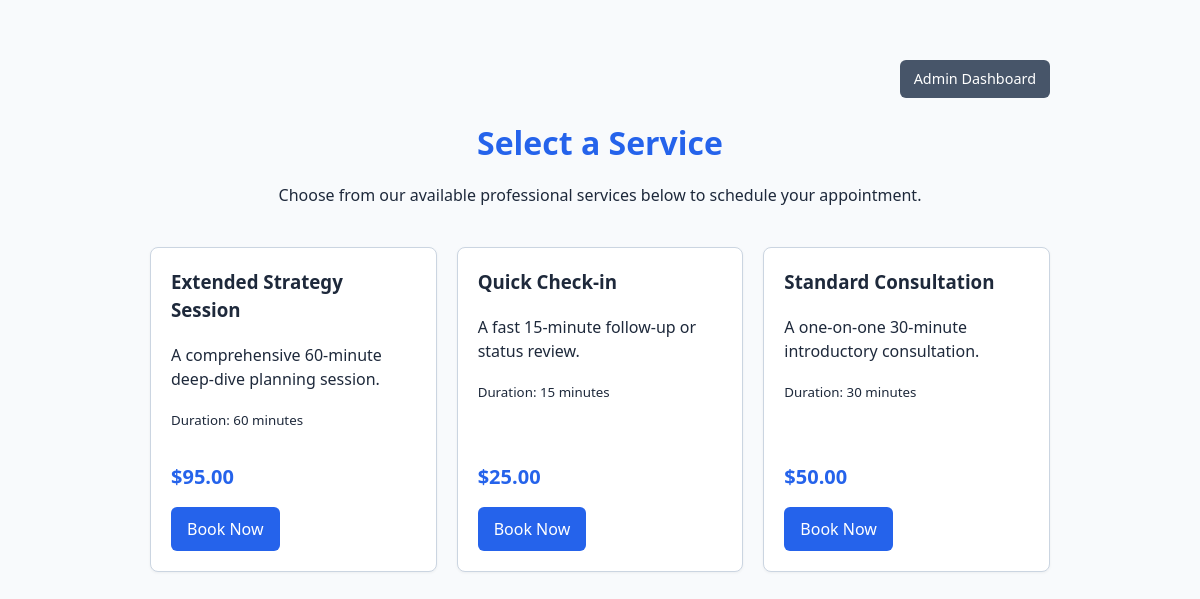
The page / on the database its author committed.
### tables this page shows
CREATE TABLE IF NOT EXISTS services (
    id INT AUTO_INCREMENT PRIMARY KEY,
    name VARCHAR(100) NOT NULL,
    description TEXT DEFAULT NULL,
    duration_minutes INT NOT NULL DEFAULT 30,
    price DECIMAL(10, 2) NOT NULL DEFAULT 0.00,
    created_at TIMESTAMP DEFAULT CURRENT_TIMESTAMP
);

### classes/Database.php (called while the page is built, shortened)
<?php
class Database {
    private static ?Database $instance = null;
    private ?PDO $connection = null;
    private string $host = '127.0.0.1';
    private string $port = '3306';
    private string $databaseName = 'booking_system';
    private string $username = 'booker';
    private string $password = 'booker1';
    private string $charset = 'utf8mb4';
    private function __construct()
    {
        $dsn = "mysql:host={$this->host};port={$this->port};dbname={$this->databaseName};charset={$this->charset}";
        $options = [
          PDO::ATTR_ERRMODE => PDO::ERRMODE_EXCEPTION,
          PDO::ATTR_DEFAULT_FETCH_MODE => PDO::FETCH_ASSOC,
          PDO::ATTR_EMULATE_PREPARES => false,
        ];
        try{
            $this->connection = new PDO($dsn, $this->username, $this->password, $options);
        } catch (PDOException $e) {
            throw new PDOException("Database connection error" . $e->getMessage(), (int)$e->getCode());
        }
    }
    public static function getInstance(): Database
    {
        if (self::$instance === null) {
            self::$instance = new self();
        }
        return self::$instance;
    }
    public function getConnection(): PDO {
        return $this->connection;
    }
}
?>

### classes/Service.php (called while the page is built, shortened)
<?php
class Service{
    private PDO $db;
    public function __construct(){
        $this->db = Database::getInstance()->getConnection();
    }
    public function getAllServices(): array
    {
        $statement = $this->db->query("SELECT * FROM services ORDER BY name ASC");
        return $statement->fetchAll(PDO::FETCH_ASSOC);
    }
}
?>

### public/index.php (the view, shortened to what this page needs)
<?php
require_once __DIR__ . '/../classes/Database.php';
require_once __DIR__ . '/../classes/Service.php';
$serviceModel = new Service();
$services = $serviceModel->getAllServices()
?>
<!DOCTYPE html>
<html lang="en">
<head>
    <link rel="stylesheet" href="css/style.css">
</head>
<body>
<div class="container">
    <div style="display: flex; justify-content: flex-end; margin-bottom: 20px;">
        <a href="admin.php" class="btn" style="background-color: #475569; font-size: 0.9rem; padding: 8px 14px;">Admin
            Dashboard</a>
    </div>
    <header>
        <h1>Select a Service</h1>
        <p>Choose from our available professional services below to schedule your appointment.</p>
    </header>
    <div class="card-grid">
        <?php if (empty($services)): ?>
            <p>No services are currently available.</p>
        <?php else: ?>
            <?php foreach ($services as $service): ?>
                <div class="card">
                    <div>
                        <h3><?= htmlspecialchars($service['name']) ?></h3>
                        <p><?= htmlspecialchars($service['description']) ?></p>
                        <p><small>Duration: <?= (int)$service['duration_minutes'] ?> minutes</small></p>
                    </div>
                    <div>
                        <div class="price">$<?= number_format((float)$service['price'], 2) ?></div>
                        <a href="book.php?service_id=<?= (int)$service['id'] ?>" class="btn">Book Now</a>
                    </div>
                </div>
            <?php endforeach; ?>
        <?php endif; ?>
    </div>
</div>
</body>
</html>

### public/css/style.css (style rules this page uses)
:root { --primary-color: #2563eb; --primary-hover: #1d4ed8; --bg-color: #f8fafc; --card-bg: #ffffff; --text-color: #1e293b; --border-color: #cbd5e1; --error-color: #dc2626; --success-color: #16a34a; }
body { font-family: system-ui, -apple-system, BlinkMacSystemFont, "Segoe UI", Roboto, sans-serif; background-color: var(--bg-color); color: var(--text-color); margin: 0; padding: 0; line-height: 1.5; }
.container { max-width: 900px; margin: 40px auto; padding: 20px; }
header { text-align: center; margin-bottom: 40px; }
header h1 { margin-bottom: 10px; color: var(--primary-color); }
.card-grid { display: grid; grid-template-columns: repeat(auto-fit, minmax(260px, 1fr)); gap: 20px; }
.card { background: var(--card-bg); border: 1px solid var(--border-color); border-radius: 8px; padding: 20px; box-shadow: 0 1px 3px rgba(0,0,0,0.05); display: flex; flex-direction: column; justify-content: space-between; }
.card h3 { margin-top: 0; color: var(--text-color); }
.price { font-size: 1.25rem; font-weight: bold; color: var(--primary-color); margin: 15px 0; }
.btn { display: inline-block; background-color: var(--primary-color); color: white; padding: 10px 16px; border-radius: 6px; text-decoration: none; text-align: center; font-weight: 500; border: none; cursor: pointer; transition: background-color 0.2s; }

### rows shown on the page
services: name "Extended Strategy Session", description "A comprehensive 60-minute deep-dive planning session.", duration_minutes "60", price "95.00"
services: name "Quick Check-in", description "A fast 15-minute follow-up or status review.", duration_minutes "15", price "25.00"
services: name "Standard Consultation", description "A one-on-one 30-minute introductory consultation.", duration_minutes "30", price "50.00"
